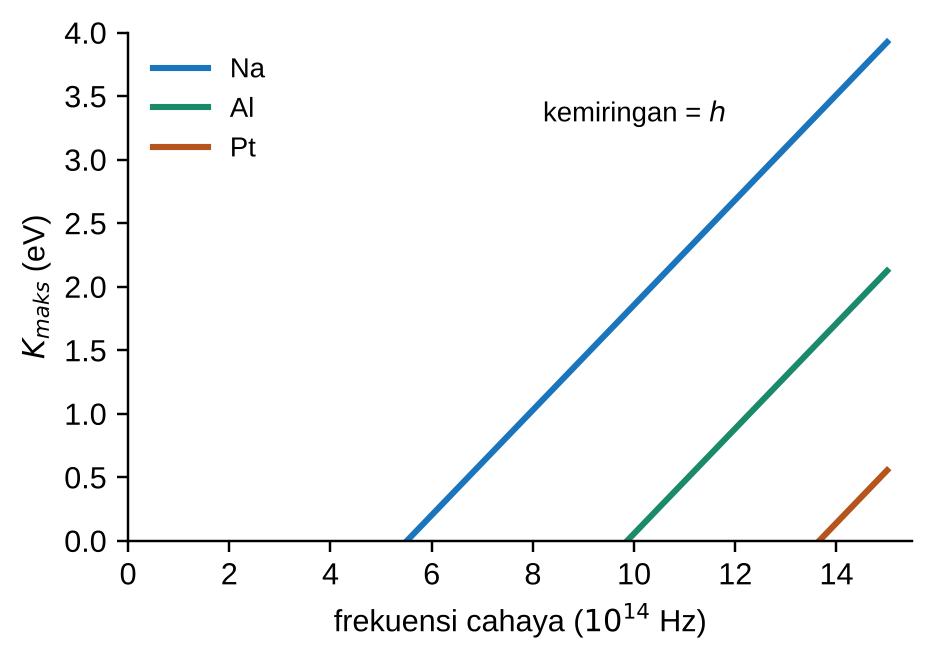
#> input picture fisika-umum/bab15/fig/fotolistrik.png, 934 x 661 px
$ python -i rdk.py   (imports and definitions only)
#> lines starting #> are read from the running program, lines starting #| are printed output that depends on the picture; after the words box and inside, x2 and y2 are one past the last pixel; in counts of white or black regions, pixels touching at a corner belong together
#> further down, picture is the input picture: PIL image 934x661 RGBA; mean R, G, B, A 247.4, 248.4, 248.7, 255
# Pemotong dan penempat gambar RDKit: buang tepi kosong, batasi pembesaran, tempel tanpa distorsi
import numpy as np
from PIL import Image

def rapat(img, maks=1.3, pad=8):
    """Potong tepi kosong; bila molekul kecil, sisakan kanvas minimal (ukuran asli / maks) agar tidak membengkak."""
#> called with maks = 1.3, pad = 8
    a = np.asarray(img.convert('RGBA')).astype(int); bg = a[1, 1]
#> after `bg = a[1, 1]`: bg = [255, 255, 255, 255]
    m = (np.abs(a - bg).sum(2) > 24) & (a[..., 3] > 10) if bg[3] > 10 else a[..., 3] > 10
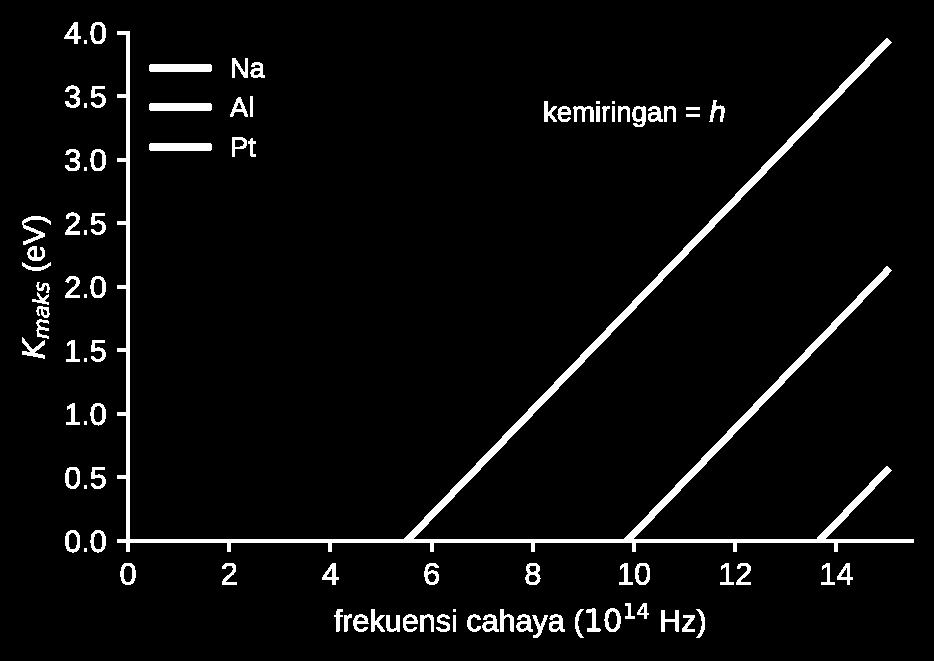
#> m: shape (661, 934) bool; 4.4% white; 95 white regions (12 under 20 px), largest, box (x1, y1, x2, y2) and area: (117, 31, 914, 552) 14074, (149, 64, 212, 72) 500, (149, 103, 212, 111) 500
    ys, xs = np.nonzero(m)
    if not len(xs): return img
    c = img.convert('RGBA').crop((max(xs.min() - pad, 0), max(ys.min() - pad, 0), min(xs.max() + pad + 1, a.shape[1]), min(ys.max() + pad + 1, a.shape[0])))
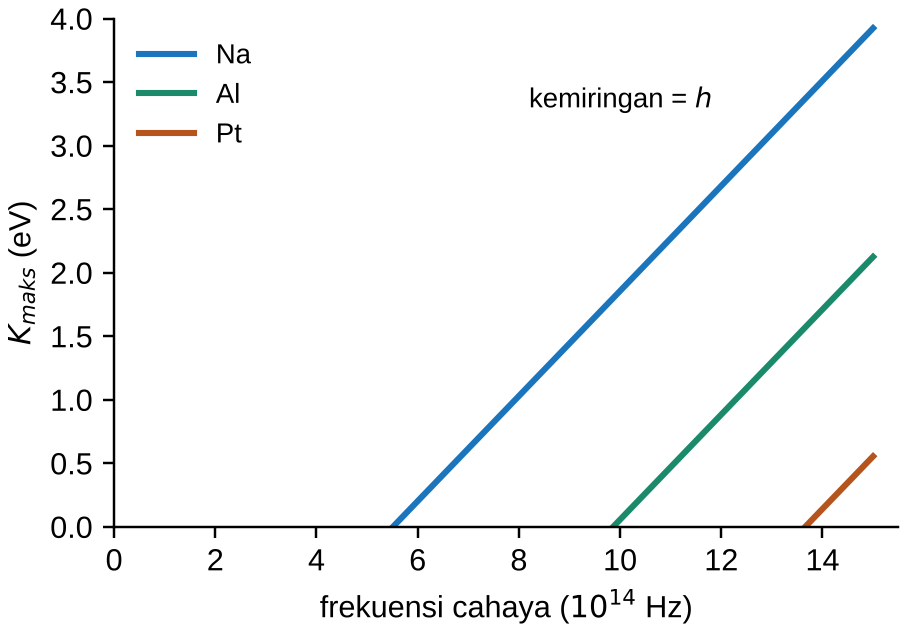
#> c: PIL image 908x632 RGBA; mean R, G, B, A 246.8, 247.9, 248.2, 255
    W, H = max(c.width, int(img.width / maks)), max(c.height, int(img.height / maks))
#> W = 908; H = 632
    if (W, H) == c.size: return putih_ke_alfa(c)
    kan = Image.new('RGBA', (W, H), (255, 255, 255, 0) if bg[3] < 10 else tuple(bg)); kan.paste(c, ((W - c.width) // 2, (H - c.height) // 2)); return putih_ke_alfa(kan)

def putih_ke_alfa(im):
    """Latar putih pekat -> transparan (warna dipulihkan dari campuran dengan putih), agar panah/teks di bawah gambar tetap terlihat."""
    a = np.asarray(im.convert('RGBA')).astype(float)
#> a: shape (632, 908, 4) float64
    if a[1, 1, 3] < 250 or a[1, 1, :3].min() < 250: return im
    rgb = a[..., :3] / 255; al = np.clip((1 - rgb).max(2), 0, 1); al = np.maximum(al, 1e-6)
#> after `al = np.clip((1 - rgb).max(2), 0, 1)`:
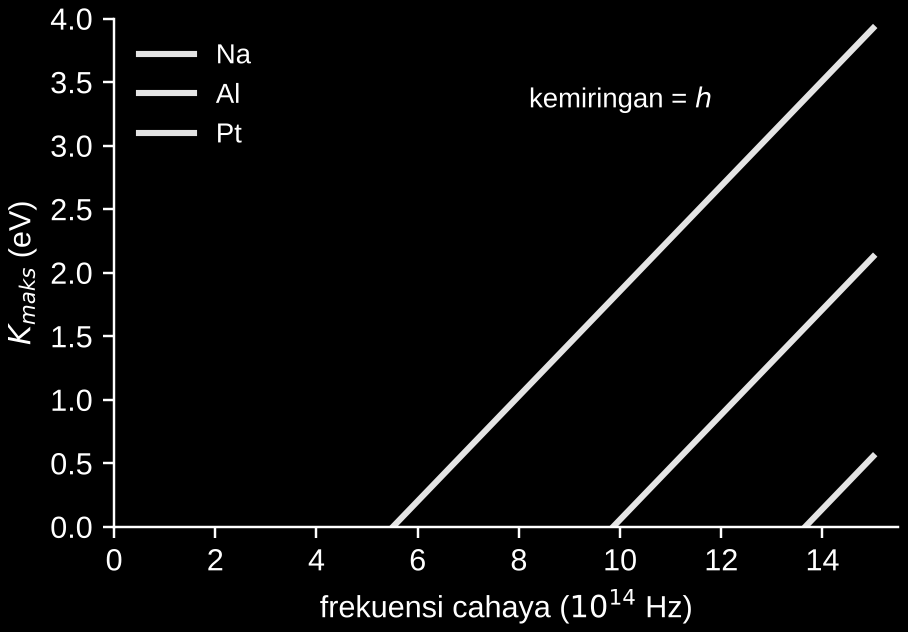
#> al: shape (632, 908) float64; min 0, max 1, mean 0.0332
    col = 1 - (1 - rgb) / al[..., None]; out = np.dstack([np.clip(col, 0, 1) * 255, al * a[..., 3]])
#> after `col = 1 - (1 - rgb) / al[..., None]`:
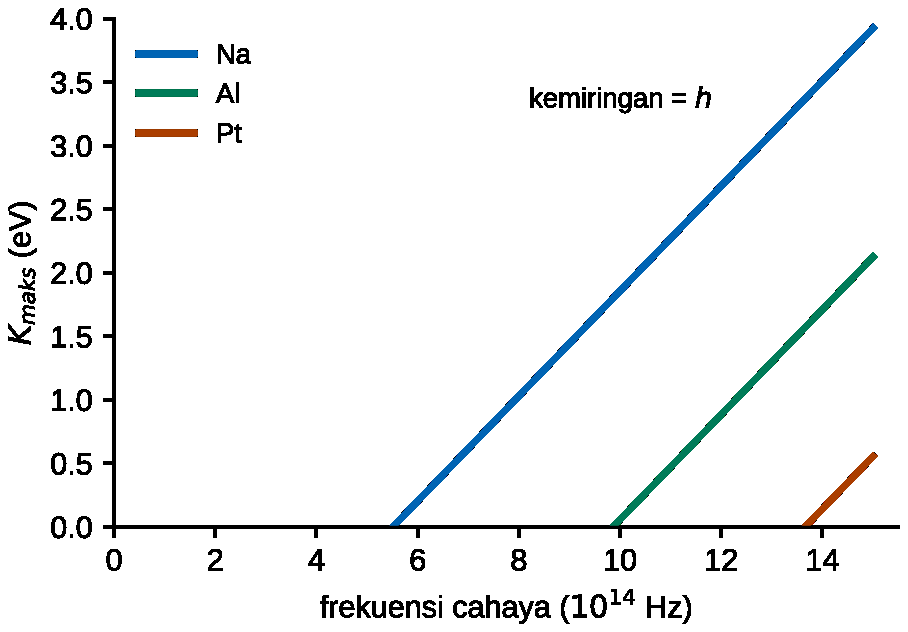
#> col: shape (632, 908, 3) float64; mean R, G, B 0.953, 0.958, 0.96
    out[al < 0.004, 3] = 0; return Image.fromarray(out.astype(np.uint8), 'RGBA')

def pasang(ax, img, x0, x1, y0, y1, zorder=2, maks=None, **k):
    """Tempel img di kotak data [x0,x1]x[y0,y1], rasio dijaga, di tengah kotak."""
    try: ax.apply_aspect()
    except Exception: pass
    p0, p1 = ax.transData.transform((x0, y0)), ax.transData.transform((x1, y1)); bw, bh = abs(p1[0] - p0[0]), abs(p1[1] - p0[1])
    s = min(bw / img.width, bh / img.height, maks or 1e9); fx, fy = img.width * s / bw, img.height * s / bh
    cx, cy, dx, dy = (x0 + x1) / 2, (y0 + y1) / 2, (x1 - x0) * fx / 2, (y1 - y0) * fy / 2
    return ax.imshow(img, extent=[cx - dx, cx + dx, cy - dy, cy + dy], zorder=zorder, aspect=ax.get_aspect(), **k)

def ukuran_px(ax, x0, x1, y0, y1):
    """Ukuran kotak data dalam piksel figur (untuk merender RDKit pada resolusi asli, huruf seragam)."""
    try: ax.apply_aspect()
    except Exception: pass
    p0, p1 = ax.transData.transform((x0, y0)), ax.transData.transform((x1, y1)); return int(abs(p1[0] - p0[0])), int(abs(p1[1] - p0[1]))

>>> from PIL import Image
>>> picture = Image.open('../../../fisika-umum/bab15/fig/fotolistrik.png')
>>> result = rapat(picture)

$ run again, on fisika-umum/bab15/fig/balmer.png
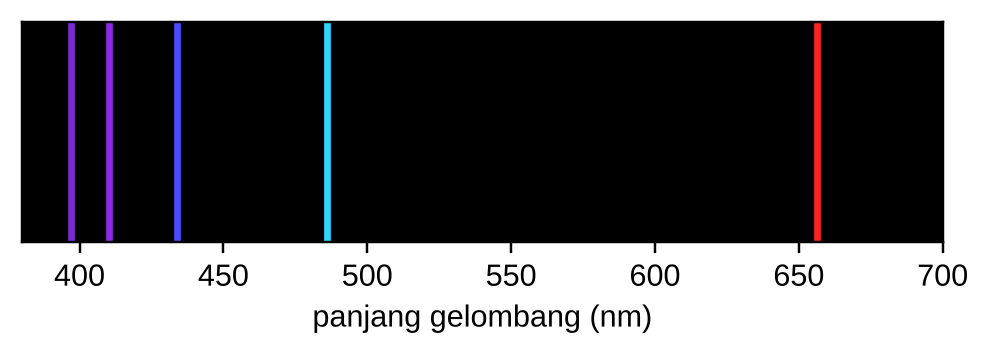
#> input picture fisika-umum/bab15/fig/balmer.png, 990 x 355 px
#> picture is the input picture: PIL image 990x355 RGBA; mean R, G, B, A 104.9, 104, 106.3, 255
#> bg = [255, 255, 255, 255]
#> in rapat, `m = (np.abs(a - bg).sum(2) > 24) & (a[..., 3] > 10) if bg[3] > 10 else..`:
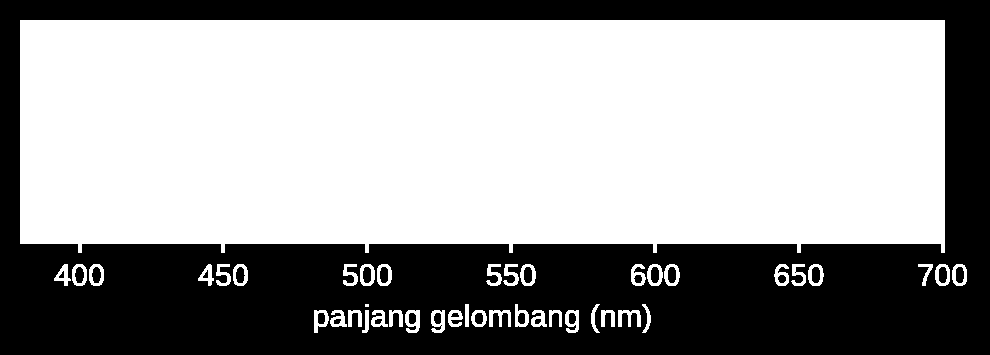
#> m: shape (355, 990) bool; 61% white; 26 black regions, largest, box (x1, y1, x2, y2) and area: (0, 0, 990, 355) 135202, (812, 267, 820, 283) 114, (524, 267, 532, 283) 113
#> in putih_ke_alfa, `col = 1 - (1 - rgb) / al[..., None]`:
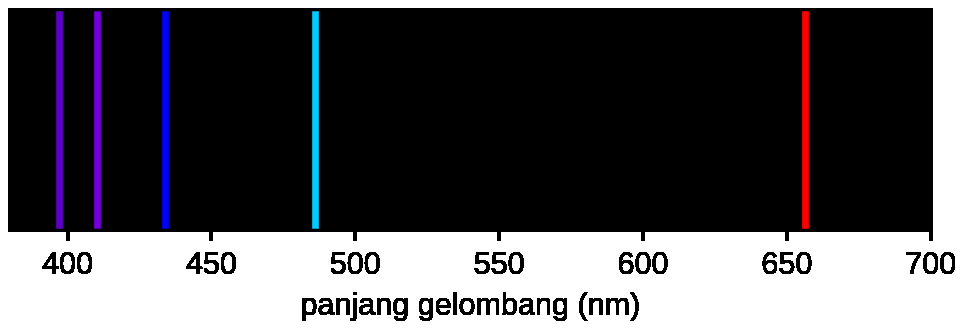
#> col: shape (329, 963, 3) float64; mean R, G, B 0.331, 0.326, 0.339

$ run again, on fisika-umum/bab15/fig/c_inti.png
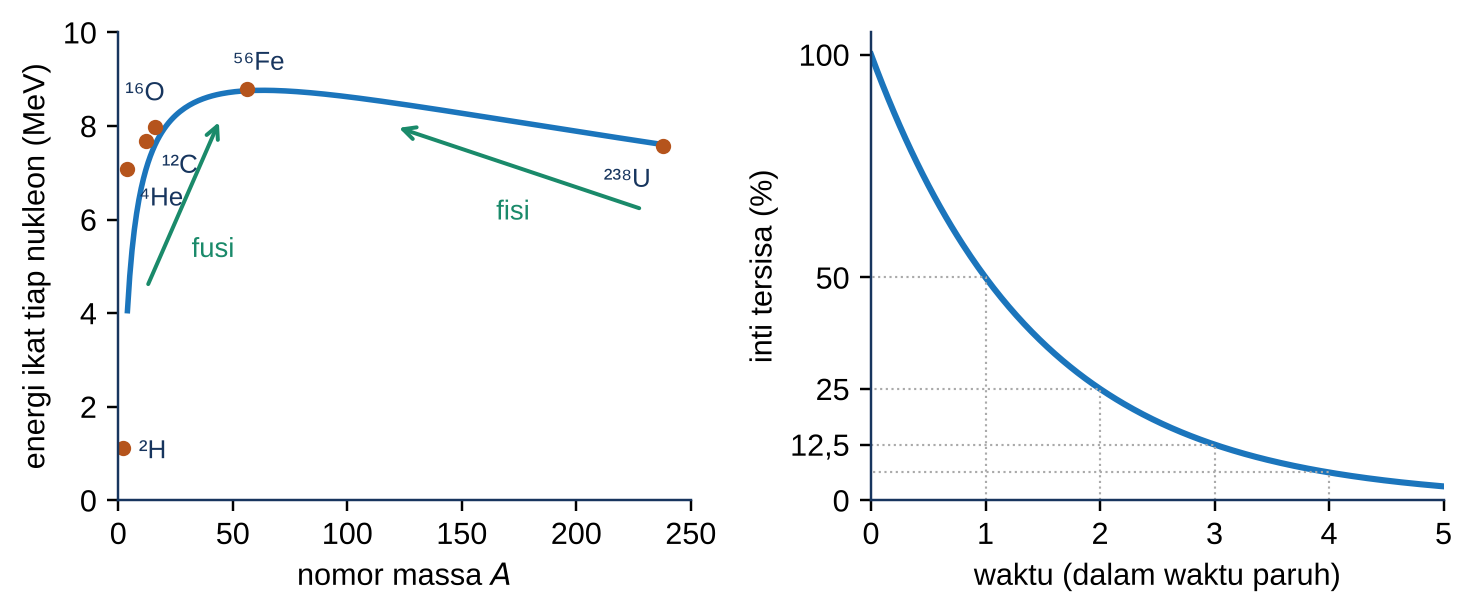
#> input picture fisika-umum/bab15/fig/c_inti.png, 1474 x 614 px
#> picture is the input picture: PIL image 1474x614 RGBA; mean R, G, B, A 246.9, 248.1, 248.9, 255
#> bg = [255, 255, 255, 255]
#> in rapat, `m = (np.abs(a - bg).sum(2) > 24) & (a[..., 3] > 10) if bg[3] > 10 else..`:
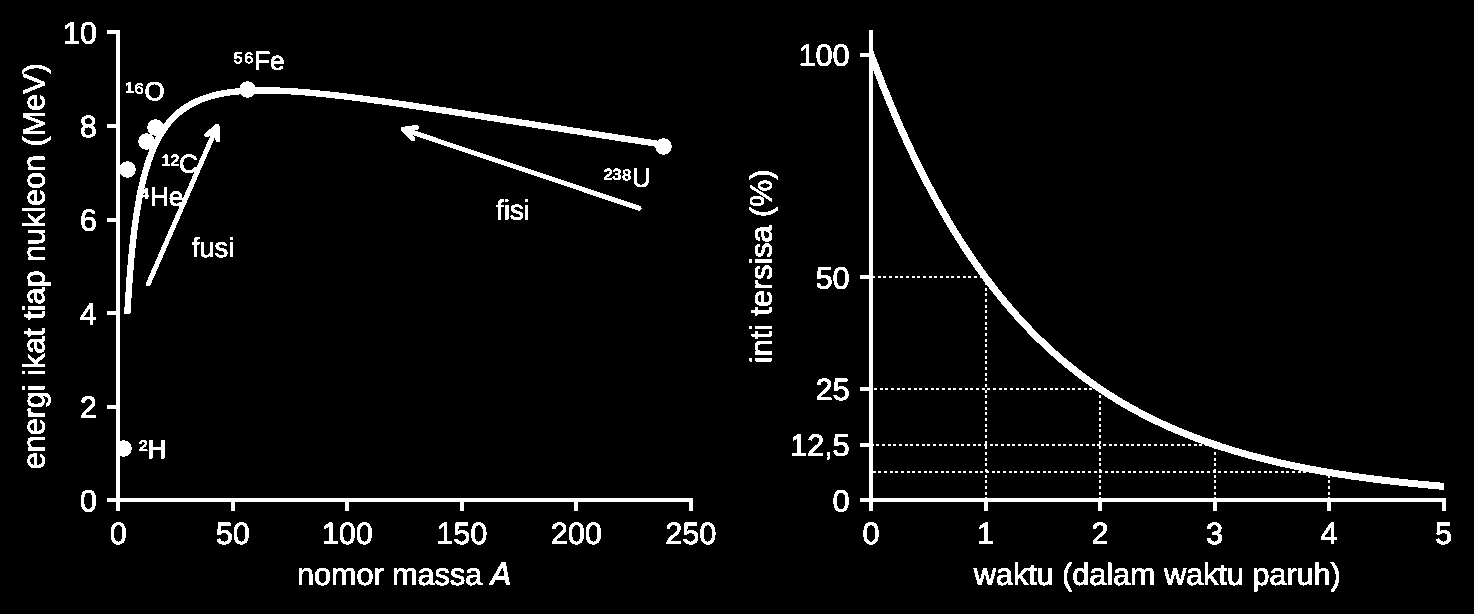
#> m: shape (614, 1474) bool; 4.8% white; 391 white regions (253 under 20 px), largest, box (x1, y1, x2, y2) and area: (860, 30, 1446, 511) 10044, (124, 81, 672, 314) 5231, (107, 30, 693, 511) 4984
#> in putih_ke_alfa, `col = 1 - (1 - rgb) / al[..., None]`:
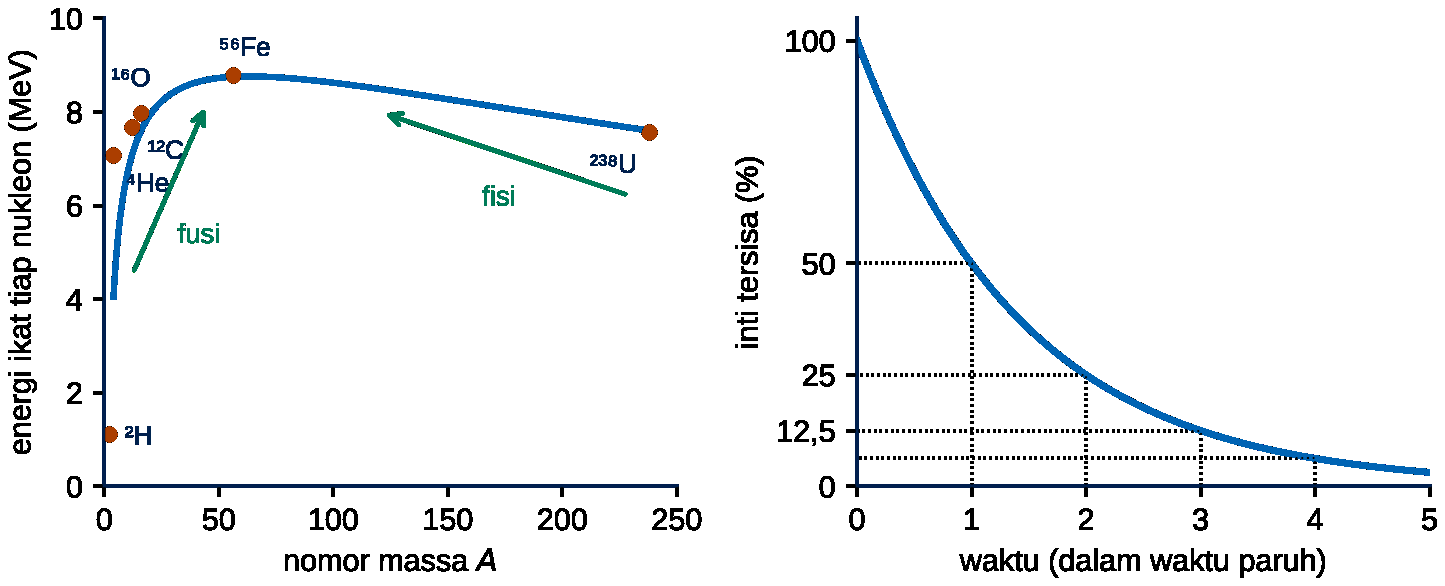
#> col: shape (586, 1445, 3) float64; mean R, G, B 0.946, 0.953, 0.958

$ run again, on fisika-umum/bab15/fig/c_kotak.png
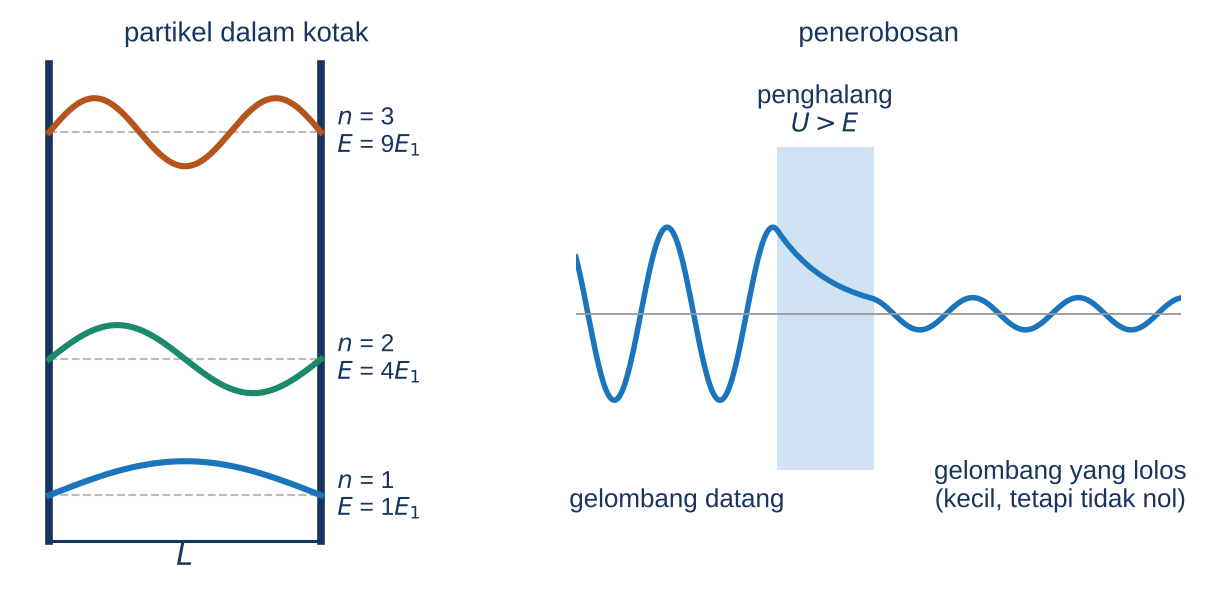
#> input picture fisika-umum/bab15/fig/c_kotak.png, 1208 x 594 px
#> picture is the input picture: PIL image 1208x594 RGBA; mean R, G, B, A 243.7, 246.3, 248.6, 255
#> bg = [255, 255, 255, 255]
#> in rapat, `m = (np.abs(a - bg).sum(2) > 24) & (a[..., 3] > 10) if bg[3] > 10 else..`:
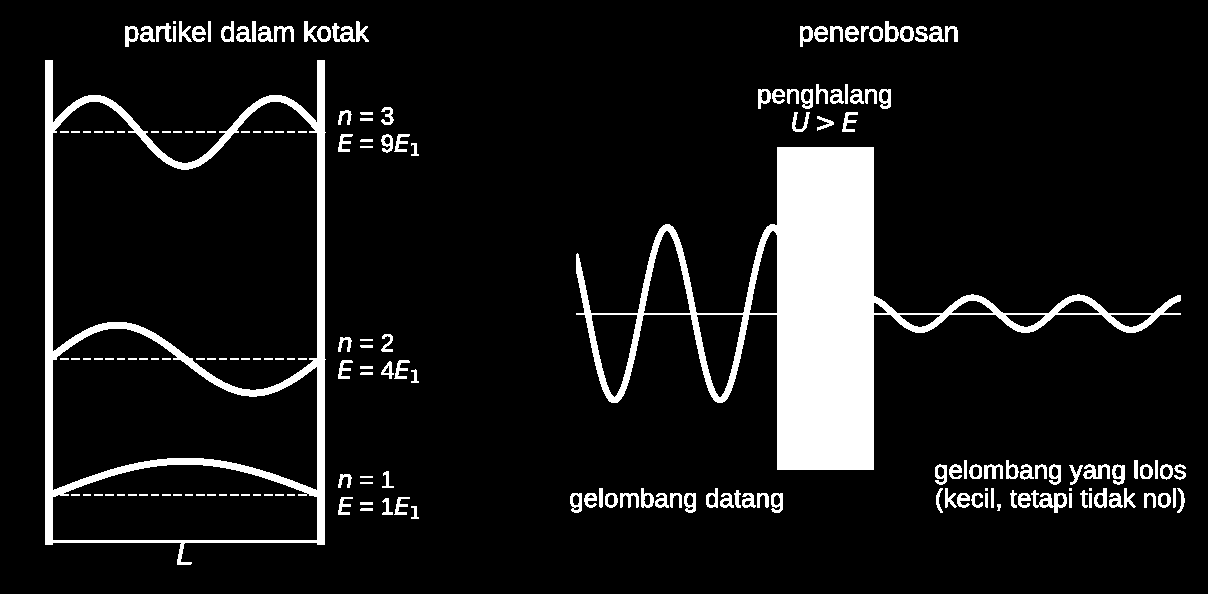
#> m: shape (594, 1208) bool; 9.6% white; 186 white regions (62 under 20 px), largest, box (x1, y1, x2, y2) and area: (576, 147, 1181, 470) 39084, (45, 60, 326, 565) 15241, (1031, 490, 1067, 513) 349
#> in putih_ke_alfa, `col = 1 - (1 - rgb) / al[..., None]`:
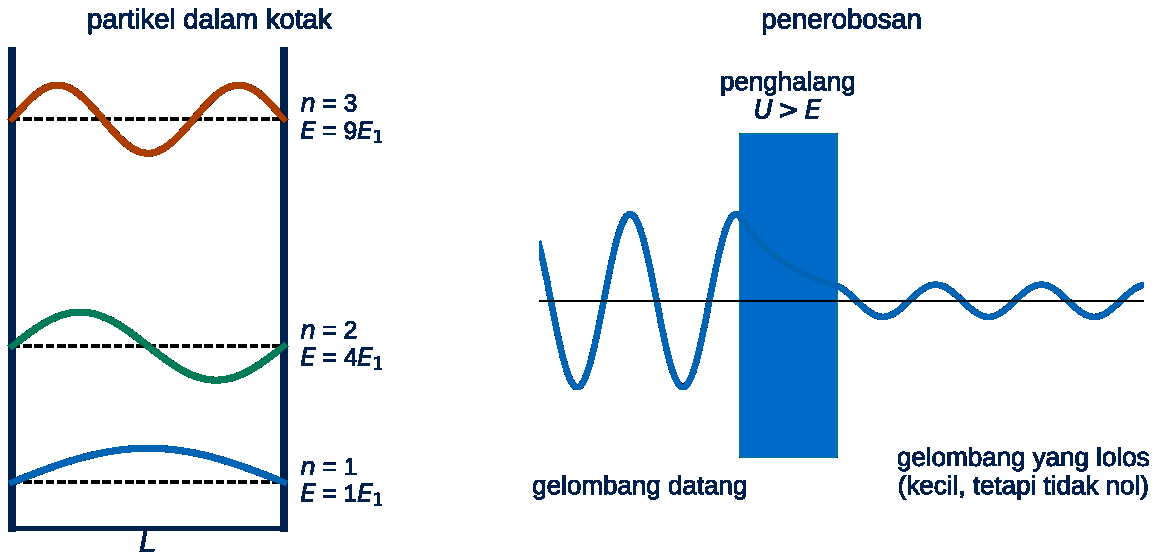
#> col: shape (560, 1157, 3) float64; mean R, G, B 0.89, 0.921, 0.948
